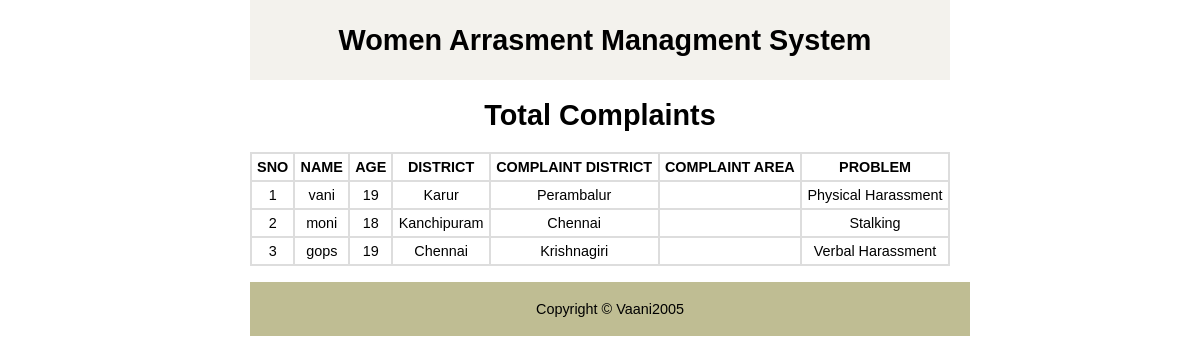
Page /totallogin.php.php (signed in) on the committed database.
### tables this page shows
CREATE TABLE `complaint` (
  `CID` int(10) NOT NULL,
  `NAME` varchar(120) NOT NULL,
  `AGE` int(3) NOT NULL,
  `DIS` varchar(120) NOT NULL,
  `AREA` varchar(120) NOT NULL,
  `CDIS` varchar(120) NOT NULL,
  `CAREA` varchar(120) NOT NULL,
  `PRO` varchar(120) NOT NULL,
  `FILE` varchar(150) NOT NULL
);

### totallogin.php.php (the view, shortened to what this page needs)
<?php
 include "database.php";
?>
<!DOCTYPE html>
<html lang="en">
<head>
    <link rel="stylesheet" href="index.css">
</head>
<body>
    <div id="container">
        <div id="header">
            <h1>Women Arrasment Managment System</h1>
        </div>
                  <h1 id="heading">Total Complaints</h1>
<?php
$sql="SELECT * FROM complaint";
$res=$db->query($sql);
if($res->num_rows>0)
{
 echo "<table>
  <tr> <th>SNO</th> <th>NAME</th> <th>AGE</th> <th>DISTRICT</th> <th>COMPLAINT DISTRICT</th> <th>COMPLAINT AREA</th> <th>PROBLEM</th> </tr>";
$i=0;
while($row=$res->fetch_assoc())
 {
  $i++;
  echo "<tr>";
  echo "<td>{$i}</td>";
  echo "<td>{$row["NAME"]}</td>";
  echo "<td>{$row["AGE"]}</td>";
  echo "<td>{$row["DIS"]}</td>";
  echo "<td>{$row["CDIS"]}</td>";
  echo "<td>{$row["AREA"]}</td>";
  echo "<td>{$row["PRO"]}</td>";
  echo "</tr>";
 }
echo "</table>";
}
else
{
 echo "<p  class='error'>No Students Records Found</p>";
}
?>
<br>
        <div id="footer">
            <p>Copyright &copy; Vaani2005</p>
        </div>
    </div>
</body>
</html>

### index.css (style rules this page uses)
html,body { margin:0; padding: 0; }
body { font:90% calibri, sans-serif; text-align: center; }
#header { background-color: #f3f2ed; }
#header h1 { height: 80px; line-height: 80px; margin: 0; padding-left: 10px; }
#container { height:auto; width: 700px; margin: 0 auto; }
table { width:100%; border-collapse:collapse; }
table td,table th { border:2px solid #ddd; padding: 5px; }
#footer { clear:both; width: 100%; background-color: #bfbd93; }
#footer { margin: 0; padding: 5px 10px; }

### rows in the picture
complaint: NAME "vani", AGE "19", DIS "Karur", CDIS "Perambalur", PRO "Physical Harassment"
complaint: NAME "moni", AGE "18", DIS "Kanchipuram", CDIS "Chennai", PRO "Stalking"
complaint: NAME "gops", AGE "19", DIS "Chennai", CDIS "Krishnagiri", PRO "Verbal Harassment"
